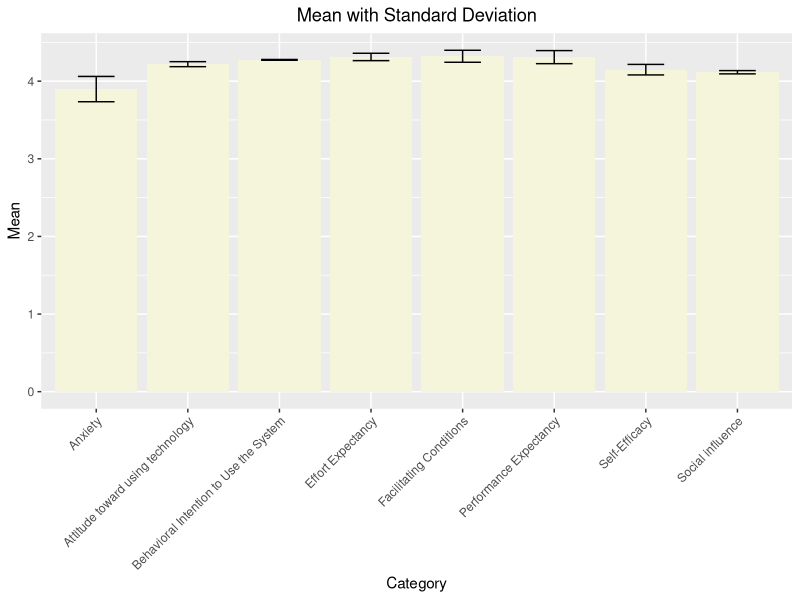

Generate this figure with R:
## ---- chunk 1
knitr::opts_chunk$set(echo = TRUE)
## ---- chunk 2
#install.packages("readr")
#install.packages("dplyr")
#install.packages("ggplot2")
#install.packages("tidyr")
#install.packages("stringr")
library(readr)
library(dplyr)
library(ggplot2)
library(tidyr)
library(stringr)


student_satisfaction <- read.csv("student_satisfaction.csv")

str(student_satisfaction)
summary(student_satisfaction)
## ---- chunk 3

student_satisfaction <- student_satisfaction %>%
  filter(prefered_platform != "None")

## ---- chunk 4

question_columns <- c("U6", "RA1", "RA5", "OE7", "EOU3", "EOUS", "EOU6", "EU4", "A1", "AF1", "AF2", "Affect1", "SN1", "SN2", "SF2", "SF4", "PBC2", "PBC3", "PBC5", "FC3", "SE1", "SE4", "SE6", "SE7", "ANX1", "ANX2", "ANX3", "ANX4", "BI1", "BI2", "BI3")

## ---- chunk 5

student_satisfaction <- student_satisfaction %>% 
  mutate_all(na_if, "")

## ---- chunk 6

# Change questions column to factor
for (column_name in question_columns) {
  student_satisfaction[[column_name]] <- factor(student_satisfaction[[column_name]],
                              levels = c("Strongly Disagree", "Disagree", "Neutral", "Agree", "Strongly Agree"),
                              ordered = TRUE)
}

# Change preferred platform column to factor
student_satisfaction$prefered_platform <- factor(student_satisfaction$prefered_platform, 
                                     levels = c("Shopee", "Lazada", "TikTok", "Shein"))

# Change online_shopping_freq column to factor
student_satisfaction$online_shopping_freq <- factor(student_satisfaction$online_shopping_freq, 
                               levels = c("Rarely", "Occasionally", "Monthly", "Weekly", "Daily"))

## ---- chunk 7

demographic_cols <- c("Timestamp", "name", "age", "gender", "grade_level", "address", "contact", "prefered_platform", "online_shopping_freq")
demographics <- student_satisfaction %>% 
  select(all_of(demographic_cols))

determinant_cols <- setdiff(names(student_satisfaction), demographic_cols)
determinants <- student_satisfaction %>% 
  select(all_of(determinant_cols))


## ---- chunk 8

category_map <- list(
  "Performance Expectancy" = c("U6", "RA1", "RA5", "OE7"),
  "Effort Expectancy" = c("EOU3", "EOUS", "EOU6", "EU4"),
  "Attitude toward using technology" = c("A1", "AF1", "AF2", "Affect1"),
  "Social influence" = c("SN1", "SN2", "SF2", "SF4"),
  "Facilitating Conditions" = c("PBC2", "PBC3", "PBC5", "FC3"),
  "Self-Efficacy" = c("SE1", "SE4", "SE6", "SE7"),
  "Anxiety" = c("ANX1", "ANX2", "ANX3", "ANX4"),
  "Behavioral Intention to Use the System" = c("BI1", "BI2", "BI3")
)
category_df <- stack(category_map)
colnames(category_df) <- c("question", "category")

## ---- chunk 9

determinants_means <- determinants %>%
  mutate(across(everything(), as.numeric)) %>%
  summarise_all(.funs = mean) %>% 
  pivot_longer(cols = everything(), names_to = "question", values_to = "mean")

determinants_sds <- determinants %>%
  mutate(across(everything(), as.numeric)) %>%
  summarise_all(.funs = sd) %>% 
  pivot_longer(cols = everything(), names_to = "question", values_to = "sd")


determinant_summary <- determinants_means %>%
  inner_join(determinants_sds, by = "question") %>%
  inner_join(category_df, by = "question")

determinant_summary

## ---- chunk 10

determinant_mean_by_category <- aggregate(mean ~ category, determinant_summary, mean)
determinant_sd_by_category <- aggregate(sd ~ category, determinant_summary, sd)

determinant_summary_by_category <- determinant_mean_by_category %>%
  inner_join(determinant_sd_by_category, by= "category")

determinant_summary_by_category

#write.csv(determinant_summary_by_category, "determinant_mean_sd.csv")
## ---- chunk 11
library(dplyr)
demographics <- demographics %>%
  select(-Timestamp, -name, -contact, -address)

demographics <- demographics %>%
  mutate_all(tolower)

# gender
demographics$gender[!(demographics$gender %in% c("male", "female"))] <- "other"

# age
demographics$age <- as.numeric(demographics$age) 

# grade level
demographics$grade_level <- gsub("senior", "", demographics$grade_level) 
demographics$grade_level <- str_trim(demographics$grade_level)


# convert to factor
demographics$gender <- as.factor(demographics$gender)
demographics$grade_level <- as.factor(demographics$grade_level)
demographics$prefered_platform <- as.factor(demographics$prefered_platform)
demographics$online_shopping_freq <- factor(demographics$online_shopping_freq, 
                           levels = c("rarely", "occasionally", "monthly", "weekly", "daily"), 
                           ordered = TRUE)


str(demographics)


#write.csv(demographics, "cleaned-demographics.csv")

## ---- chunk 12
determinant_mean_sd <- read_csv("determinant_mean_sd.csv")

determinant_plot <- ggplot(determinant_mean_sd,aes(x=category, y=mean))+
                    geom_bar(stat='identity', fill='beige')+
                    geom_errorbar(aes(ymin = mean-sd, ymax = mean+sd),width=0.4,position=position_dodge(0.9))+
                    labs(title = "Mean with Standard Deviation",
                    x = "Category",
                    y = "Mean") +
                    theme(plot.title = element_text(hjust = 0.5),
                    axis.text.x = element_text(angle = 45, hjust = 1))
determinant_plot


## ---- chunk 13
cleaned_demographics <- read_csv("cleaned-demographics.csv")


